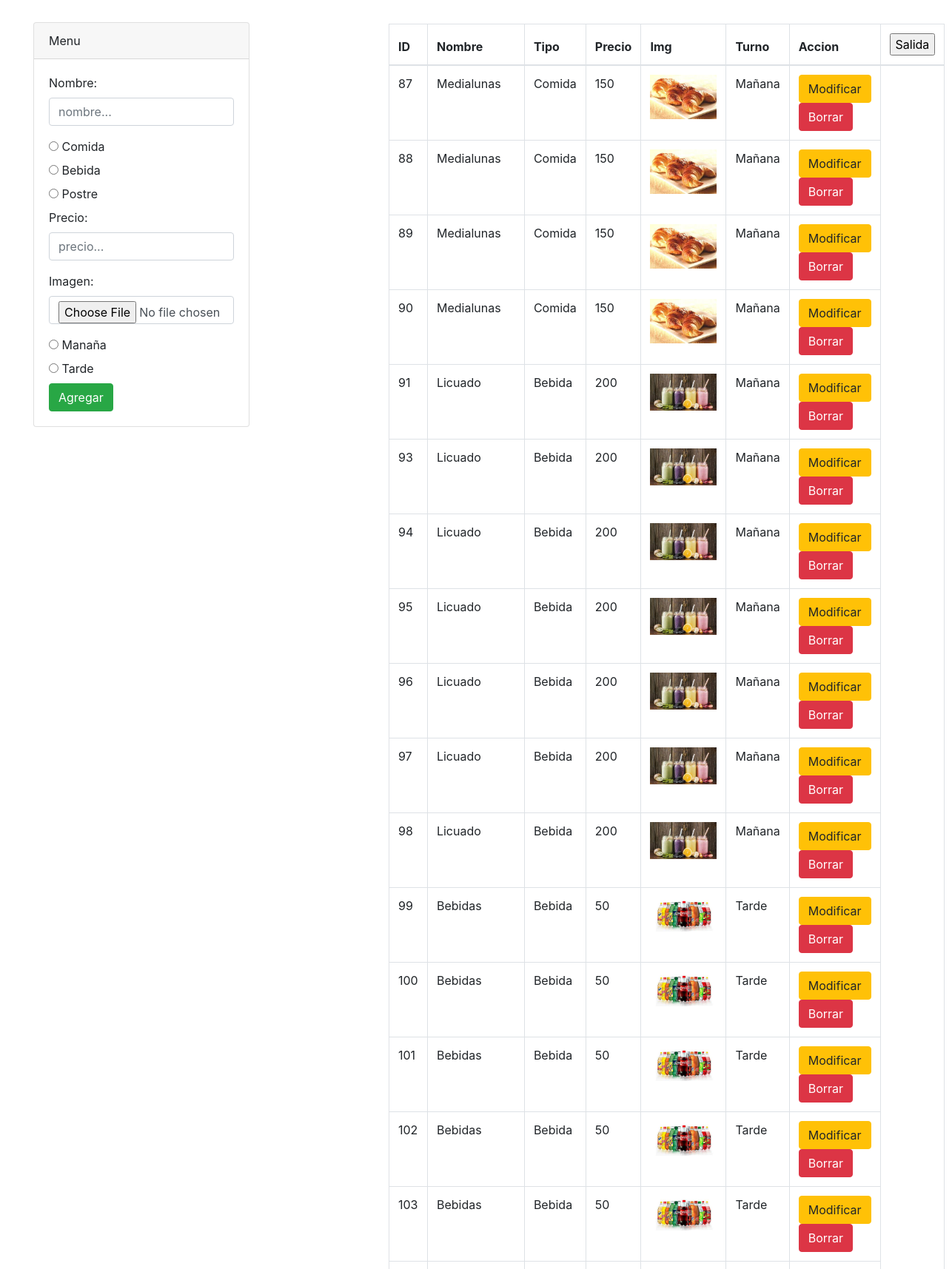
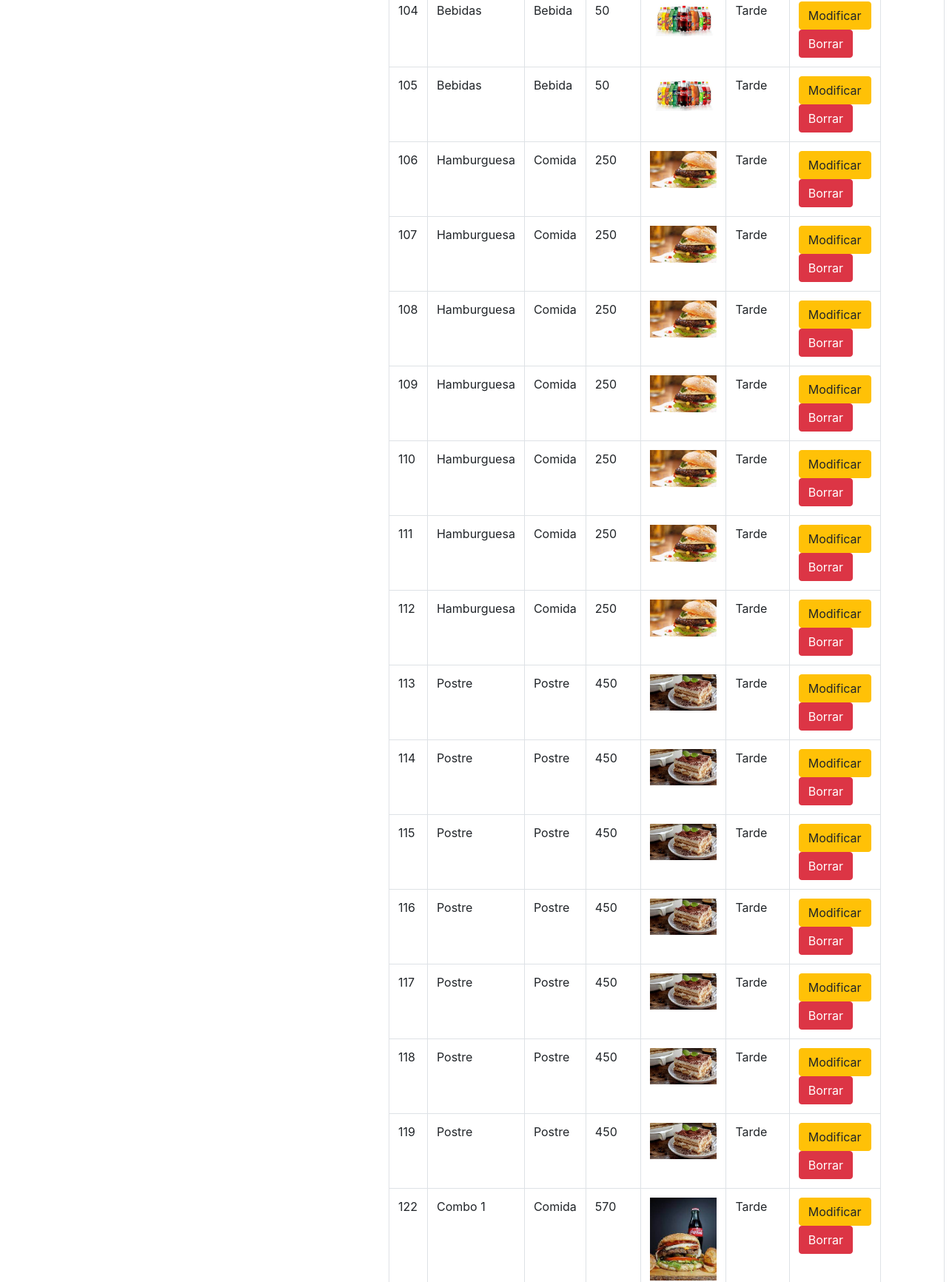
/Admin/basedatos/formulario.php (signed in, upper part), run on the app's committed database (2 pictures, top to bottom).
### Admin/basedatos/formulario.php (the view, shortened to what this page needs)
<!DOCTYPE html>
<html lang="en">
    <head>
        <link rel="stylesheet" href="style.css">
        <link rel="stylesheet" href="https://cdn.jsdelivr.net/npm/bootstrap@4.1.3/dist/css/bootstrap.min.css">
        <link rel="stylesheet" href="https://stackpath.bootstrapcdn.com/bootstrap/4.3.1/css/bootstrap.min.css">
    </head>
    <body>
        <div class="primera col-md-3">
            <div class="card">
                <div class="card-header">Menu</div>
                <div class="card-body">
                    <form action="formulario.php" method="POST" enctype="multipart/form-data">
                        <div class = "form-group">
                            <label for="nombre">Nombre:</label>
                            <input type="text" required class="form-control" name="nombre" id="nombre" placeholder="nombre...">
                        </div>
                        <input type="radio" id="comida" name="tipo" value="Comida">
                        <label for="Manaña">Comida</label><br>
                        <input type="radio" id="bebida" name="tipo" value="Bebida">
                        <label for="Manaña">Bebida</label><br>
                        <input type="radio" id="postre" name="tipo" value="Postre">
                        <label for="Manaña">Postre</label><br>
                        <div class = "form-group">
                            <label for="precio">Precio:</label>
                            <input type="text" required class="form-control" name="precio" id="precio" placeholder="precio...">
                        </div>
                        <div class = "form-group">
                            <label for="txt">Imagen:</label> <br>
                            <input type="file" class="form-control" name="img" id="img" placeholder="Imagen...">
                        </div>
                        <input type="radio" id="Manaña" name="turno" value="Manaña">
                        <label for="Manaña">Manaña</label><br>
                        <input type="radio" id="Tarde" name="turno" value="Tarde">
                        <label for="Tarde">Tarde</label><br>
                        <div class="btn-group" role="group" aria-label="">
                            <button type="submit" name="accion" value="1" class="btn btn-success">Agregar</button>
                        </div>
                    </form>
                </div>
            </div>
        </div>
        <?php
            $conexion = new connection();
            $db = $conexion->conectar();
            $q = "SELECT * FROM menumañana";
            $consulta = $db->query($q);
        ?>
        <div class="segunda col-md-6">
            <table class="table table-bordered">
                <thead>
                    <tr>
                        <th>ID</th>
                        <th>Nombre</th>
                        <th>Tipo</th>
                        <th>Precio</th>
                        <th>Img</th>
                        <th>Turno</th>
                        <th>Accion</th>
                        <th>
                            <form method="POST" action="formulario.php">
                                <input type="submit" value="Salida" name="logout">
                            </form>
                        </th>
                    </tr>
                </thead>
                <tbody>
                    <?php while($menumañana = $consulta->fetch_array(MYSQLI_BOTH)){
                        echo '
                        <tr>
                            <td>'.$menumañana['id'].'</td>
                            <td>'.$menumañana['nombre'].'</td>
                            <td>'.$menumañana['tipo'].'</td>
                            <td>'.$menumañana['precio'].'</td>
                            <td><img width="90" src=http://localhost/MiBar/Uploads/'.$menumañana['imagen'].'></td>
                            <td>'.$menumañana['turno'].'</td>
                            <td>
                                <a href="http://localhost/MiBar/Admin/basedatos/form-edit.php?id='.$menumañana['id'].'&nombre='.$menumañana['nombre'].'&precio='.$menumañana['precio'].'&turno='.$menumañana['turno'].'&tipo='.$menumañana['tipo'].'"><button type="button" class="btn btn-warning">Modificar</button></a>
                                <a href="http://localhost/MiBar/Admin/basedatos/formulario.php?borrar='.$menumañana['id'].'"><button type="button" class="btn btn-danger">Borrar</button></a>
                            </td>
                        </tr>';
                    }?>
                </tbody>
            </table>
        </div>
    </body>
</html>

### Admin/basedatos/style.css (style rules this page uses)
.primera { margin: 30px; margin-top: 30px; }
.segunda { margin-left: 510px; margin-top: -575px; }

### data on the page
menumañana: id "87", nombre "Medialunas", tipo "Comida", precio "150", imagen (picture), turno "Mañana"
menumañana: id "88", nombre "Medialunas", tipo "Comida", precio "150", imagen (picture), turno "Mañana"
menumañana: id "89", nombre "Medialunas", tipo "Comida", precio "150", imagen (picture), turno "Mañana"
menumañana: id "90", nombre "Medialunas", tipo "Comida", precio "150", imagen (picture), turno "Mañana"
menumañana: id "91", nombre "Licuado", tipo "Bebida", precio "200", imagen (picture), turno "Mañana"
menumañana: id "93", nombre "Licuado", tipo "Bebida", precio "200", imagen (picture), turno "Mañana"
menumañana: id "94", nombre "Licuado", tipo "Bebida", precio "200", imagen (picture), turno "Mañana"
menumañana: id "95", nombre "Licuado", tipo "Bebida", precio "200", imagen (picture), turno "Mañana"
menumañana: id "96", nombre "Licuado", tipo "Bebida", precio "200", imagen (picture), turno "Mañana"
menumañana: id "97", nombre "Licuado", tipo "Bebida", precio "200", imagen (picture), turno "Mañana"
menumañana: id "98", nombre "Licuado", tipo "Bebida", precio "200", imagen (picture), turno "Mañana"
menumañana: id "99", nombre "Bebidas", tipo "Bebida", precio "50", imagen (picture), turno "Tarde"
menumañana: id "100", nombre "Bebidas", tipo "Bebida", precio "50", imagen (picture), turno "Tarde"
menumañana: id "101", nombre "Bebidas", tipo "Bebida", precio "50", imagen (picture), turno "Tarde"
menumañana: id "102", nombre "Bebidas", tipo "Bebida", precio "50", imagen (picture), turno "Tarde"
menumañana: id "103", nombre "Bebidas", tipo "Bebida", precio "50", imagen (picture), turno "Tarde"
menumañana: id "104", nombre "Bebidas", tipo "Bebida", precio "50", imagen (picture), turno "Tarde"
menumañana: id "105", nombre "Bebidas", tipo "Bebida", precio "50", imagen (picture), turno "Tarde"
menumañana: id "106", nombre "Hamburguesa", tipo "Comida", precio "250", imagen (picture), turno "Tarde"
menumañana: id "107", nombre "Hamburguesa", tipo "Comida", precio "250", imagen (picture), turno "Tarde"
menumañana: id "108", nombre "Hamburguesa", tipo "Comida", precio "250", imagen (picture), turno "Tarde"
menumañana: id "109", nombre "Hamburguesa", tipo "Comida", precio "250", imagen (picture), turno "Tarde"
menumañana: id "110", nombre "Hamburguesa", tipo "Comida", precio "250", imagen (picture), turno "Tarde"
menumañana: id "111", nombre "Hamburguesa", tipo "Comida", precio "250", imagen (picture), turno "Tarde"
menumañana: id "112", nombre "Hamburguesa", tipo "Comida", precio "250", imagen (picture), turno "Tarde"
menumañana: id "113", nombre "Postre", tipo "Postre", precio "450", imagen (picture), turno "Tarde"
menumañana: id "114", nombre "Postre", tipo "Postre", precio "450", imagen (picture), turno "Tarde"
menumañana: id "115", nombre "Postre", tipo "Postre", precio "450", imagen (picture), turno "Tarde"
menumañana: id "116", nombre "Postre", tipo "Postre", precio "450", imagen (picture), turno "Tarde"
menumañana: id "117", nombre "Postre", tipo "Postre", precio "450", imagen (picture), turno "Tarde"
menumañana: id "118", nombre "Postre", tipo "Postre", precio "450", imagen (picture), turno "Tarde"
menumañana: id "119", nombre "Postre", tipo "Postre", precio "450", imagen (picture), turno "Tarde"
menumañana: id "122", nombre "Combo 1", tipo "Comida", precio "570", imagen (picture), turno "Tarde"
